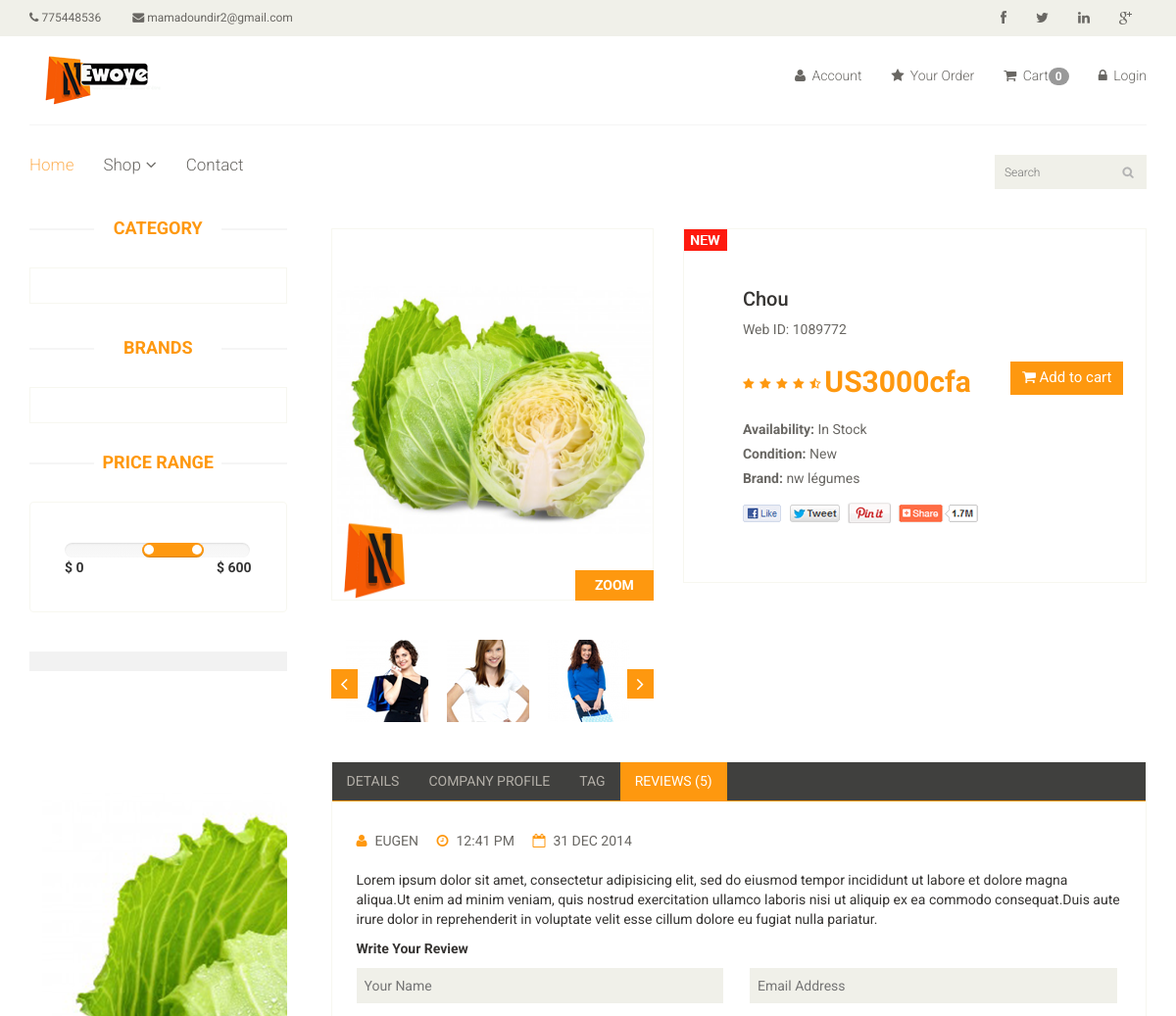
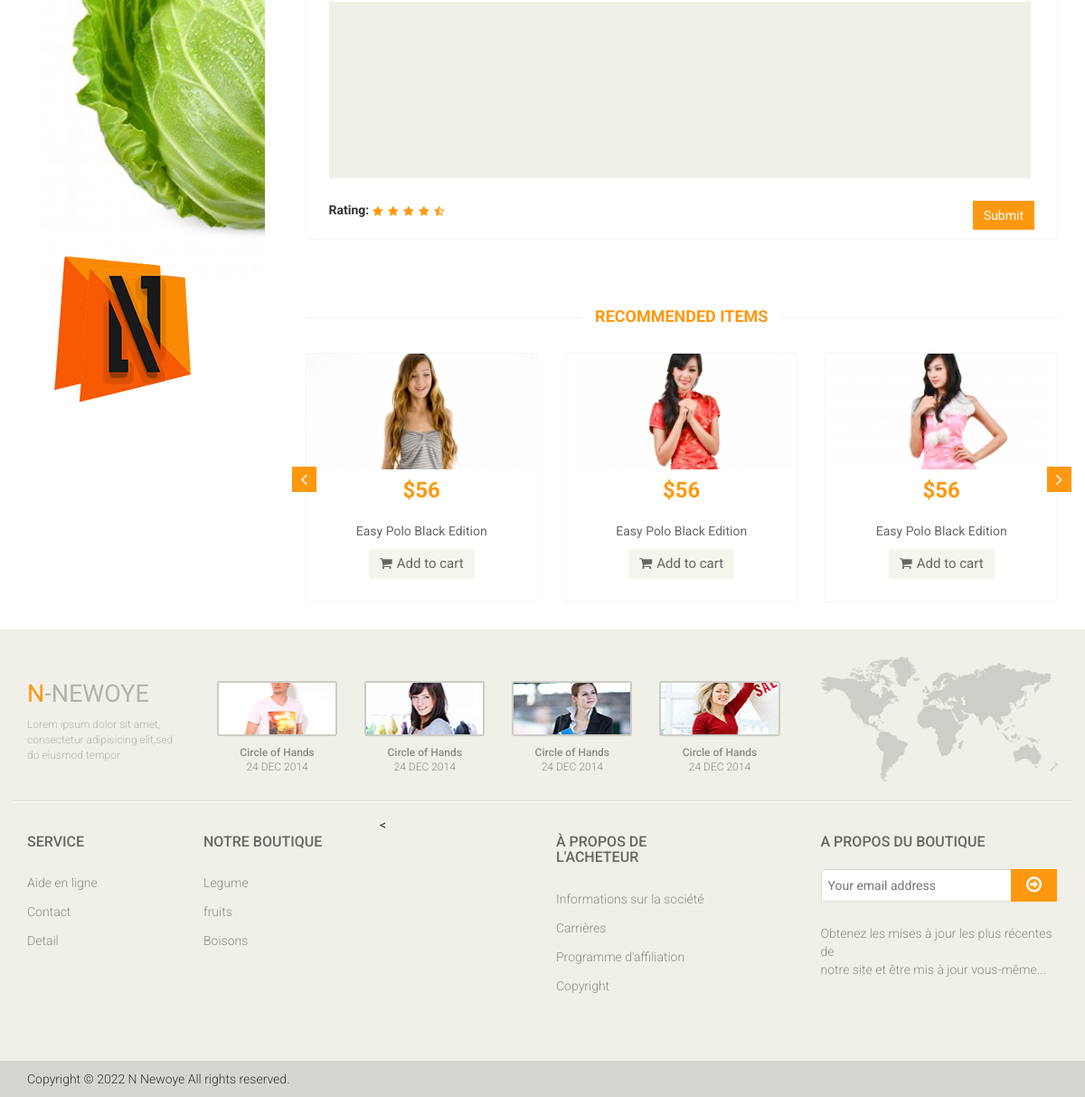
The page /product/7 on the database its author committed (2 pictures, top to bottom).
### app/models.py (models this page shows, shortened)
class Product(models.Model):
    Availability = (('In Stock','In Stock'),('Out of Stock','Out of Stock'))
    category = models.ForeignKey(Category, on_delete=models.CASCADE, null=False, default='')
    sub_category = models.ForeignKey(Sub_Category, on_delete=models.CASCADE, null=False, default='')
    brand = models.ForeignKey(Brand,on_delete=models.CASCADE,null=True)
    image = models.ImageField(upload_to='ecommerce/pimg')
    name = models.CharField(max_length=100)
    price = models.IntegerField()
    Availability = models.CharField(choices= Availability,null=True,max_length=100)
    date = models.DateField(auto_now_add=True)

class Brand(models.Model):
    name = models.CharField(max_length=200)
    def __str__(self):
        return self.name

### E_shop/views.py (the view)
# urls.py: path('product/<str:id>',views.Product_Detail, name='product_detail'),
def Product_Detail(request, id):
    product = Product.objects.filter(id=id).first()
    context = {
        'product': product,
    }
    return render(request, 'product_detail.html', context)

### templates/product_detail.html (shortened to what this page needs)
{% extends 'master.html'%}
{% block body%}
	<section>
		<div class="container">
			<div class="row">
				<div class="col-sm-3">
					<div class="left-sidebar">
						<h2>Category</h2>
						<div class="panel-group category-products" id="accordian">
						</div>
						<div class="brands_products">
							<h2>Brands</h2>
							<div class="brands-name">
							</div>
						</div>
						<div class="price-range">
							<h2>Price Range</h2>
							<div class="well">
								 <input type="text" class="span2" value="" data-slider-min="0" data-slider-max="600" data-slider-step="5" data-slider-value="[250,450]" id="sl2" ><br />
								 <b>$ 0</b> <b class="pull-right">$ 600</b>
							</div>
						</div>
						<div class="shipping text-center">
							<img src="/{{product.image}}" alt="" />
						</div>
					</div>
				</div>
				<div class="col-sm-9 padding-right">
					<div class="product-details">
						<div class="col-sm-5">
							<div class="view-product">
								<img src="/{{product.image}}" alt="" />
								<h3>ZOOM</h3>
							</div>
							<div id="similar-product" class="carousel slide" data-ride="carousel">
								    <div class="carousel-inner">
										<div class="item active">
										  <a href=""><img src="images/product-details/similar1.jpg" alt=""></a>
										  <a href=""><img src="images/product-details/similar2.jpg" alt=""></a>
										  <a href=""><img src="images/product-details/similar3.jpg" alt=""></a>
										</div>
									</div>
								  <a class="left item-control" href="#similar-product" data-slide="prev">
									<i class="fa fa-angle-left"></i>
								  </a>
								  <a class="right item-control" href="#similar-product" data-slide="next">
									<i class="fa fa-angle-right"></i>
								  </a>
							</div>
						</div>
						<div class="col-sm-7">
							<div class="product-information">
								<img src="images/product-details/new.jpg" class="newarrival" alt="" />
								<h2>{{product.name}}</h2>
								<p>Web ID: 1089772</p>
								<img src="images/product-details/rating.png" alt="" />
								<span>
									<span>US{{product.price}}cfa</span>
									<a href="{% url 'cart_add' product.id%}" type="button" class="btn btn-fefault cart">
										<i class="fa fa-shopping-cart"></i>
										Add to cart
									</a>
								</span>
								<p><b>Availability:</b> {{product.Availability}}</p>
								<p><b>Condition:</b> New</p>
								<p><b>Brand:</b> {{product.brand}}</p>
								<a href=""><img src="images/product-details/share.png" class="share img-responsive"  alt="" /></a>
							</div>
						</div>
					</div>
					<div class="category-tab shop-details-tab">
						<div class="col-sm-12">
							<ul class="nav nav-tabs">
								<li><a href="#details" data-toggle="tab">Details</a></li>
								<li><a href="#companyprofile" data-toggle="tab">Company Profile</a></li>
								<li><a href="#tag" data-toggle="tab">Tag</a></li>
								<li class="active"><a href="#reviews" data-toggle="tab">Reviews (5)</a></li>
							</ul>
						</div>
						<div class="tab-content">
							<div class="tab-pane fade active in" id="reviews" >
								<div class="col-sm-12">
									<ul>
										<li><a href=""><i class="fa fa-user"></i>EUGEN</a></li>
										<li><a href=""><i class="fa fa-clock-o"></i>12:41 PM</a></li>
										<li><a href=""><i class="fa fa-calendar-o"></i>31 DEC 2014</a></li>
									</ul>
									<p>Lorem ipsum dolor sit amet, consectetur adipisicing elit, sed do eiusmod tempor incididunt ut labore et dolore magna aliqua.Ut enim ad minim veniam, quis nostrud exercitation ullamco laboris nisi ut aliquip ex ea commodo consequat.Duis aute irure dolor in reprehenderit in voluptate velit esse cillum dolore eu fugiat nulla pariatur.</p>
									<p><b>Write Your Review</b></p>
									<form action="#">
										<span>
											<input type="text" placeholder="Your Name"/>
											<input type="email" placeholder="Email Address"/>
										</span>
										<textarea name="" ></textarea>
										<b>Rating: </b> <img src="images/product-details/rating.png" alt="" />
										<button type="button" class="btn btn-default pull-right">
											Submit
										</button>
									</form>
								</div>
							</div>
						</div>
					</div>
					<div class="recommended_items">
						<h2 class="title text-center">recommended items</h2>
						<div id="recommended-item-carousel" class="carousel slide" data-ride="carousel">
							<div class="carousel-inner">
								<div class="item active">
									<div class="col-sm-4">
										<div class="product-image-wrapper">
											<div class="single-products">
												<div class="productinfo text-center">
													<img src="images/home/recommend1.jpg" alt="" />
													<h2>$56</h2>
													<p>Easy Polo Black Edition</p>
													<button type="button" class="btn btn-default add-to-cart"><i class="fa fa-shopping-cart"></i>Add to cart</button>
												</div>
											</div>
										</div>
									</div>
									<div class="col-sm-4">
										<div class="product-image-wrapper">
											<div class="single-products">
												<div class="productinfo text-center">
													<img src="images/home/recommend2.jpg" alt="" />
													<h2>$56</h2>
													<p>Easy Polo Black Edition</p>
													<button type="button" class="btn btn-default add-to-cart"><i class="fa fa-shopping-cart"></i>Add to cart</button>
												</div>
											</div>
										</div>
									</div>
									<div class="col-sm-4">
										<div class="product-image-wrapper">
											<div class="single-products">
												<div class="productinfo text-center">
													<img src="images/home/recommend3.jpg" alt="" />
													<h2>$56</h2>
													<p>Easy Polo Black Edition</p>
													<button type="button" class="btn btn-default add-to-cart"><i class="fa fa-shopping-cart"></i>Add to cart</button>
												</div>
											</div>
										</div>
									</div>
								</div>
							</div>
							 <a class="left recommended-item-control" href="#recommended-item-carousel" data-slide="prev">
								<i class="fa fa-angle-left"></i>
							  </a>
							  <a class="right recommended-item-control" href="#recommended-item-carousel" data-slide="next">
								<i class="fa fa-angle-right"></i>
							  </a>
						</div>
					</div>
				</div>
			</div>
		</div>
	</section>
{% endblock%}

### rows shown on the page
Product: image (picture), name "Chou", price "3000", Availability "In Stock", brand "nw légumes"

### other values the page prints
{{ request.session.cart|length }} "0"
